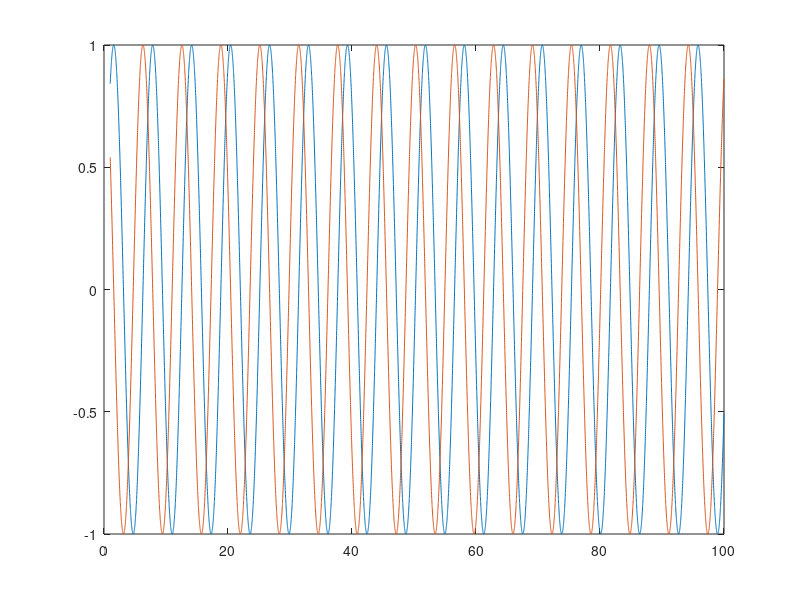

This figure's MATLAB source: (Note: this script raises an error after producing the figure.)

dataX = 1:0.01:100;

pulse=sin(dataX);
Gain=cos(dataX);

plot(dataX,pulse);
hold on

plot(dataX,Gain);


% =====   Saving Measurement
fileID = fopen('C:\Users\LabPC\Desktop\SSGain_response_RFpower_002.txt','w'); % name of the data File
t = datetime('now','TimeZone','local','Format','d-MMM-y HH:mm:ss'); %  save the measurement date and time
fprintf(fileID, '%s\r\n', t); % print time and hour 
fprintf(fileID, '%s\r\n', 'Meas. Pulse Power provided by IQ-Mod and Small signal Gain Response'); % Data header information 
fprintf(fileID, '%s\r\n', 'CW @ 8.5GHz and -20dBm'); % Data header information  
fprintf(fileID, '\r\n'); % let empty one row
fprintf(fileID,'%s\t %s\t %s\t\n', 'Time(Sec.)', 'Gain(dB)', 'Pout(dBm)'); % measured variables
fprintf(fileID,' %f\t %f\t %f\t\n  ', [dataX(:),pulse(:),Gain(:)].'); % measured values

% fprintf(fileID,'%s\t %s\t %s\t\n', 'Freq(Hz)', 'Inc. Wave(dBm)', 'Reflect. Wave(dBm)'); % measured variables
% fprintf(fileID,' %f\t %f\t %f\t\n ', [dataX(:),incidentWave(:),reflectedWave(:)].'); % measured values


fclose(fileID);
%% Ending Saving